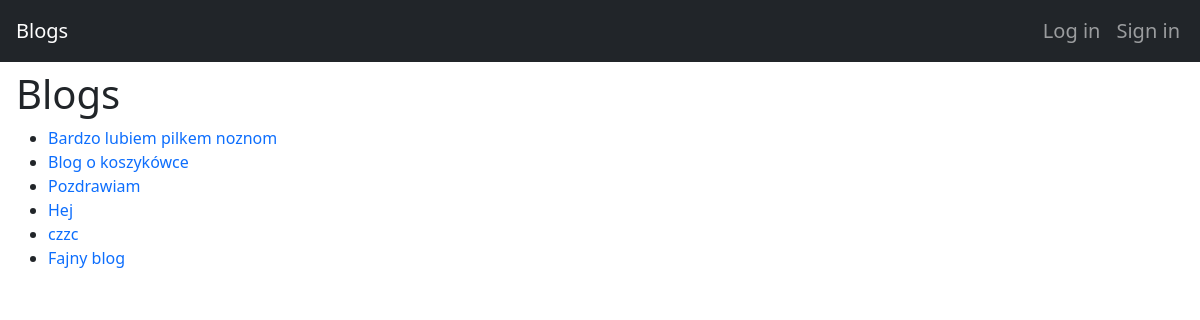
The page /blogs/ on the database as committed earlier.
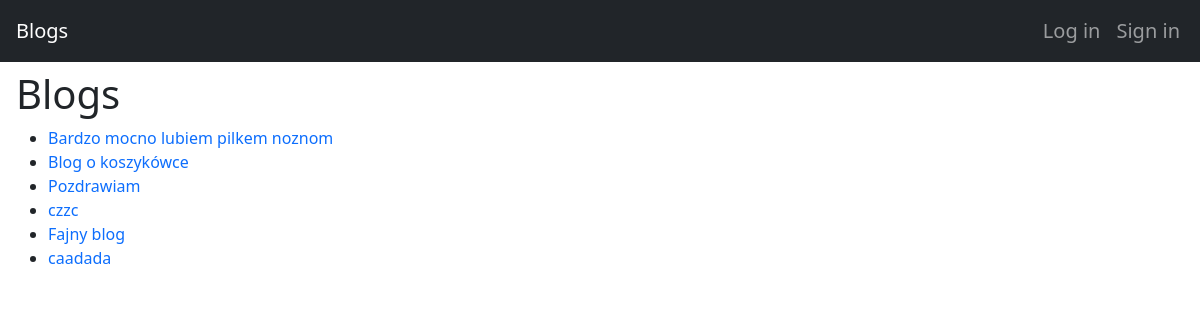
The same page on the database as committed later.
### blogApp/models.py (models this page shows, shortened)
class Blog(models.Model):
    title = models.CharField(max_length=100)
    author = models.ForeignKey(CustomUser, on_delete=models.CASCADE)

### blogApp/views.py (the view)
# urls.py: path('blogs/', views.blog_list, name='blog_list'),
def blog_list(request):
    blogs = Blog.objects.all()
    return render(request, 'blogs/blog_list.html', {'blogs': blogs})

### blogApp/templates/blogs/blog_list.html (shortened to what this page needs)
{% extends 'base.html' %}
{% block content %}
<h1>Blogs</h1>
<ul>
    {% for blog in blogs %}
    <li>
        <a href="{% url 'blog_detail' blog_id=blog.id %}">
            {{ blog.title }}
        </a>
    </li>
    {% endfor %}
</ul>
{% endblock %}

### blogApp/templates/base.html (shortened to what this page needs)
{% load static %}
<!DOCTYPE html>
<html lang="en">
<head>
    <link href="https://cdn.jsdelivr.net/npm/bootstrap@5.3.3/dist/css/bootstrap.min.css" rel="stylesheet"
>
    <link rel="stylesheet" href="{% static 'styles.css' %}">
</head>
<body>
    <nav class="navbar navbar-expand-lg bg-dark fs-5" data-bs-theme="dark">
        <div class="container-fluid">
            <a class="navbar-brand ms-1" href="/blogs">Blogs</a>
            <div class="collapse navbar-collapse" id="navbarSupportedContent">
                <ul class="navbar-nav ms-auto mb-2 mb-lg-0">
                    {% if user.is_authenticated %}
                    <li class="nav-item dropdown">
                        <a class="nav-link dropdown-toggle" href="#" role="button" data-bs-toggle="dropdown"
                            aria-expanded="false">
                            Hello {{ user.username }}!
                        </a>
                        <ul class="dropdown-menu">
                            <li class="nav-item">
                                <a class="nav-link" href="{% url 'logout' %}">Logout</a>
                            </li>
                        </ul>
                    </li>
                    {% else %}
                    <li class="nav-item">
                        <a class="nav-link" href="{% url 'login' %}">Log in</a>
                    </li>
                    <li class="nav-item">
                        <a class="nav-link" href="{% url 'register' %}">Sign in</a>
                    </li>
                    {% endif %}
                </ul>
            </div>
        </div>
    </nav>
    <div class="ms-3 mt-2">
        {% block content %}
        {% endblock %}
    </div>
</body>
</html>

### blogApp/static/styles.css (style rules this page uses)
a { text-decoration: none; }

Rows that differ between the two databases and show on the page:
removed Blog: title "Hej"
changed Blog: title "Bardzo lubiem pilkem noznom" → "Bardzo mocno lubiem pilkem noznom"
added Blog: title "caadada"
